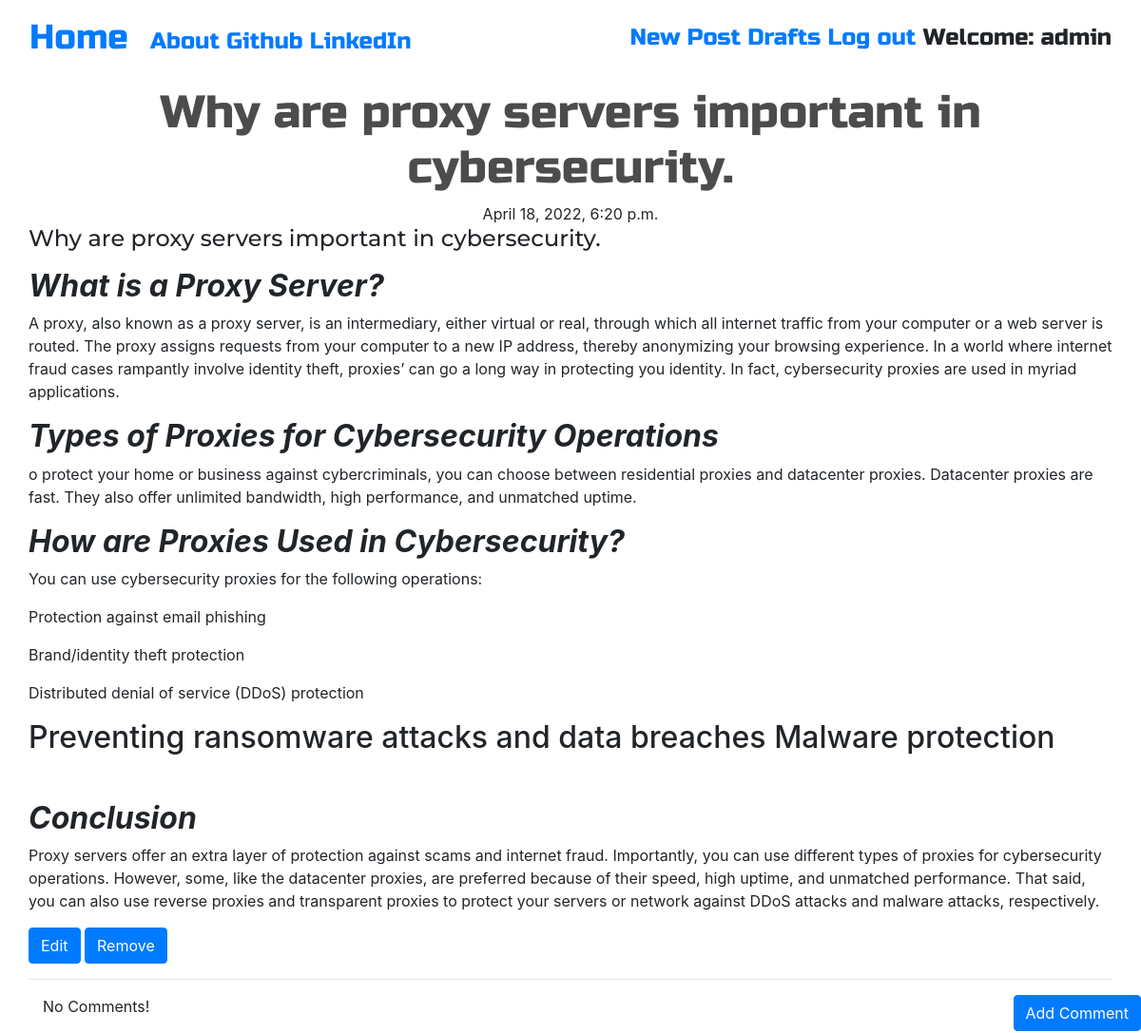
Page /post/8 (signed in) on the committed database.
### blog/models.py (models this page shows, shortened)
class Post(models.Model):
	author = models.ForeignKey('auth.User', on_delete=models.CASCADE)
	title = models.CharField(max_length=200)
	text = models.TextField()
	create_date = models.DateTimeField(default=timezone.now)
	published_date = models.DateTimeField(blank=False, null=False)

### blog/views.py (the view)
# urls.py: path('post/<pk>', views.PostDetailView.as_view(), name='post_detail'),
class PostDetailView(DetailView):
	model = Post

### blog/templates/blog/post_detail.html
{% extends 'blog/base.html' %}
{% block content %}
<h1 class="posttitle loader">{{post.title}}</h1>
{% if post.published_date %}
	<div class="date postdate">
		{{post.published_date}}
	</div>
{% else %}
	<a class="btn btn-success" href="{% url 'post_publish' pk=post.pk%}">Publish</a>
{% endif %}
<h3 class="postcontent">{{post.title|safe|linebreaksbr}}</h3>
<p class="postcontent">{{post.text|safe|linebreaksbr}}</p>
{% if user.is_authenticated %}
	<a class='btn btn-primary' href="{% url 'post_update' pk=post.pk %}">
		<span class="glyphicon glyphicon-pencil">Edit</span>
	</a>
	<a class='btn btn-primary' href="{% url 'post_delete' pk=post.pk %}">
		<span class="glyphicon glyphicon-remove">Remove</span>
	</a>
{% endif %}
<hr>
<a class="btn btn-primary btn-comment" href="{% url 'add_comment_to_post' pk=post.pk %}">Add Comment</a>
<div class="container">
{% for comment in post.comments.all %}
<br>
	{% if user.is_authenticated or comment.approved_comment %}
		{{comment.created_date}}
		{% if not comment.approved_comment%}
			<a class='btn btn-default' href="{% url 'comment_remove' pk=comment.pk %}">
				<span class="glyphicon glyphicon-remove">Remove</span>
			</a>
			<a class='btn btn-primary' href="{% url 'comment_approve' pk=comment.pk %}">
				<span class="glyphicon glyphicon-ok">View</span>
			</a>
		{% endif %}
		<p>{{comment.text|safe|linebreaks}}</p>
		<p>Posted By: {{comment.author}}</p>
	{% endif %}
	{% empty %}
	<p>No Comments!</p>
{% endfor %}
</div>
{% endblock %}

### blog/templates/blog/base.html (shortened to what this page needs)
<!DOCTYPE html>
{% load static %}
<html>
<head>
	<link rel="stylesheet" href="https://cdn.jsdelivr.net/npm/bootstrap@4.4.1/dist/css/bootstrap.min.css">
	<link rel="stylesheet" href="//cdn.jsdelivr.net/npm/medium-editor@latest/dist/css/medium-editor.min.css" type="text/css" media="screen" charset="utf-8">
	<link rel="stylesheet" href="{% static 'css/blog.css' %}">
</head>
<body class="loader">
	<nav style=""  class="navbar navbar-default techfont custom-navbar">
		<div style=""  class="container-fluid">
			<div>
				<a class="navbar-brand bigbrand" href="{% url 'post_list' %}">Home</a>
				<a href="{% url 'about' %}">About</a>
				<a href="https://github.com/shahSpider">Github</a>
				<a href="https://www.linkedin.com/in/abdul-qadeer-shah">LinkedIn</a>
			</div>
			<div>
				{% if user.is_authenticated %}
						<a href="{% url 'post_new' %}">New Post</a>
						<a href="{% url 'draft_list' %}">Drafts</a>
						<a href="{% url 'logout' %}">Log out</a>
						<a>Welcome: {{user.username}}</a>
					{% else %}
						<a class='nav navbar-right' href="{% url 'login' %}"><span class="glyphicon glyphicon-user">Login</span></a>
				{% endif %}
			</div>
		</div>
	</nav>
	<div class="content container">
		<div class="row">
			<div class="">
				<div class="blog_posts">
					{% block content %}{% endblock %}
				</div>
			</div>
		</div>
	</div>
</body>
</html>

### blog/static/css/blog.css (style rules this page uses)
.techfont { font-family: 'Russo One', sans-serif; font-size: 1.5em; margin-bottom: 10px; }
.bigbrand { font-size: 1.5em; }
.postdate { text-align: center; }
.posttitle { font-family: 'Russo One', sans-serif; font-size: 3em; text-align: center; }
.postcontent { font-family: 'Montserrat'; font-size: 1.5em; }
.btn-comment { position: absolute; right: 0px; }
h1 { font-family: Oak,sans-serif; color: rgba(0,0,0,0.7); position:relative; top:calc(50% - 80px); left:calc(50% - 130px); }
.loader { position: relative; left:0; right:0; top:0; bottom:0; filter:hue-rotate(0deg); color:linear-gradient(45deg,#0f8,#08f); animation:hue 10000ms infinite linear; }

### rows in the picture
Post: title "Why are proxy servers important in cybersecurity.", published_date "April 18, 2022, 6:20 p.m.", text "What is a Proxy Server? A proxy, also known as a proxy server, is an intermediary, either virtual or real, through which all internet traffic from your computer or a web server is routed. The proxy assigns requests from your computer to a new IP address, thereby anonymizing your browsing experience. In a world where internet fraud cases rampantly involve identity theft, proxies’ can go a long way in protecting you identity. In fact, cybersecurity proxies are used in myriad applications. Types of Proxies for Cybersecurity Operations o protect your home or business against cybercriminals, you can choose between residential proxies and datacenter proxies. Datacenter proxies are fast. They also…"

### other values in the picture
{{ user.username }} "admin"
